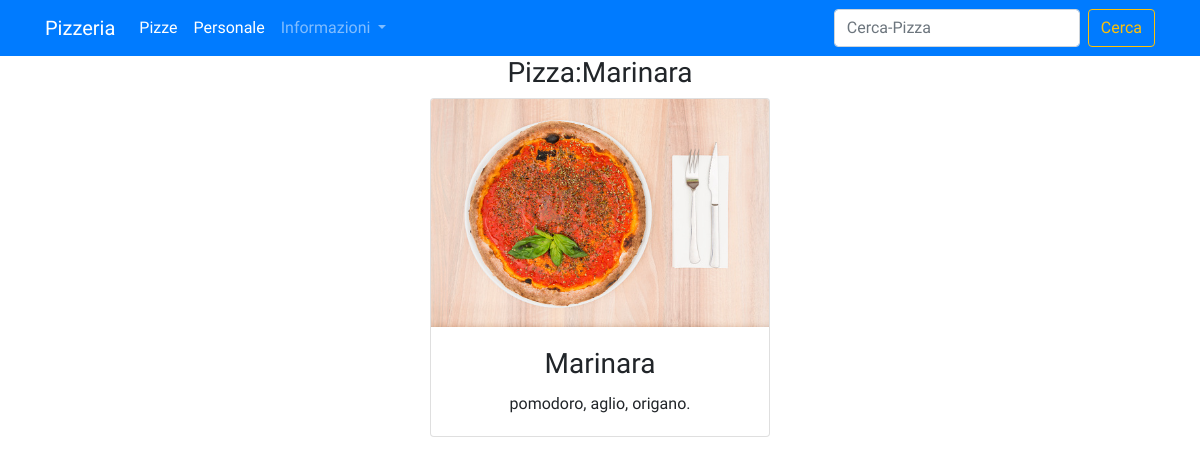
Page /pizza/1/ on the committed database.
### pizze/models.py (models this page shows, shortened)
class Pizze(models.Model):
    nome=models.CharField(max_length=30)
    ingredienti=models.TextField()
    prezzo=models.CharField(max_length=10)
    immagine = models.ImageField(max_length=150, blank=True, null=True)
    class Meta:
        verbose_name="Pizza"
        verbose_name_plural="Pizze"

### core/views.py (the view)
# urls.py: path("pizza/<int:pk>/", visualizza_pizza, name="visualizza_pizza_view"),
def visualizza_pizza(request,pk):
    pizza=get_object_or_404(Pizze,pk=pk)
    context={"pizza":pizza}
    return render(request,"core/pizza.html",context)

### core/templates/core/pizza.html
{% extends 'base.html'%} {% block head_title %} {{ block.super }} {% endblock head_title %} {% load crispy_forms_tags %} {% block head_style%} {% endblock head_style%} {% block content %}
<div class="container">
    <div class="row justify-content-center">
        <div class=" col-lg-4 col-md-8 text-center text-center">
            <h3>Pizza:{{pizza.nome}}</h3>
            <div class="card">
                <img class="card-img-top" src="{{pizza.immagine.url}}" alt="Card image cap">
                <div class="card-body">
                    <h3 class="card-title">{{pizza.nome}}</h3>
                    <p class="card-text">{{pizza.ingredienti}}</p>
                </div>
            </div>
        </div>
        {% endblock %}

### templates/base.html (style rules this page uses)
body { font-family: 'Akaya Telivigala', cursive; }

### rows in the picture
Pizze: nome "Marinara", immagine (picture), ingredienti "pomodoro, aglio, origano."
